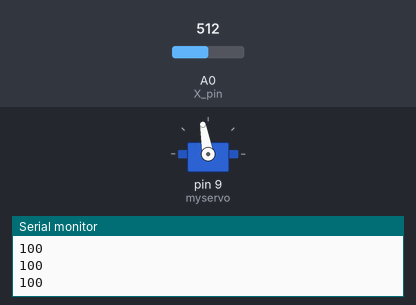
A sketch run on a simulated Arduino Uno, built with avr-gcc and run on an emulated ATmega328P. Parts: servo, the last lines printed to the serial monitor. The inputs (shaded band) are chosen by the test bench; at power-on: A0 (X_pin) = 512.

Above: at 1.2 s.
1.3 s: A0 (X_pin) set to 716
At 1.6 s:
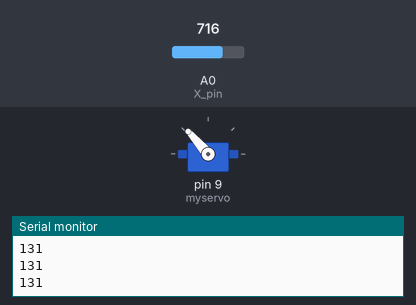
2.8 s: A0 (X_pin) set to 900
At 3.7 s:
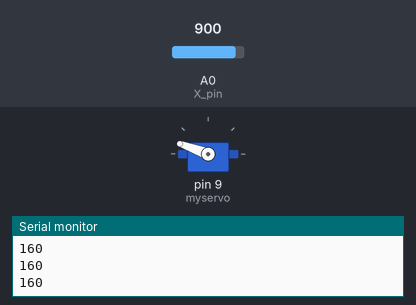
4.3 s: A0 (X_pin) set to 1023
At 5.3 s:
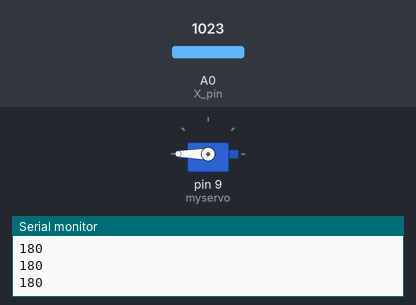
5.8 s: A0 (X_pin) set to 511
At 6.2 s:
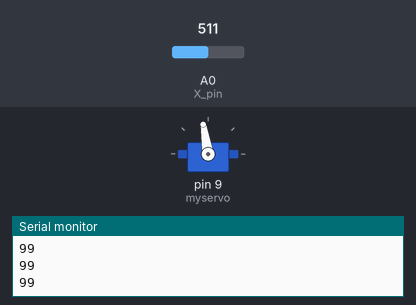
7.3 s: A0 (X_pin) set to 306
At 8.5 s:
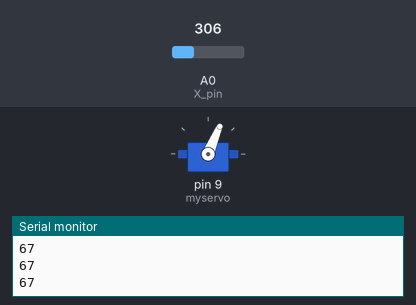
8.8 s: A0 (X_pin) set to 122
At 9.4 s:
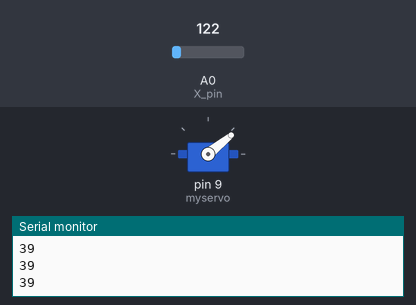
Timing chart, 0 to 11.3 s (numbered marks = the images above; inputs shaded):
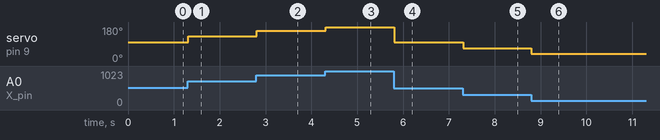

The sketch:

AnalogServoControl.ino
```cpp
//Analog Joystick Servo Example Code
//by Kreezy(KRosa) 1.12.2018

//Example Video can be found @ https://youtu.be/b58vSDy8nB8

#include <Servo.h>  // includes the Servo library

Servo myservo;  // create servo object to control a servo

const int X_pin = 0; // analog pin connected to X output

int val;  // variable to read the value from the analog pin


void setup() {

 myservo.attach(9);  // attaches the servo on pin 9 to the servo object

 Serial.begin(9600);  // starts serial comm for debugging @ 9600baud
}

void loop() {
  {
  val = analogRead(X_pin);             // reads the value of the analog sticks X Axis (value between 0 and 1023)
  val = map(val, 0, 1023, 20, 180);    // scale it to use it with the servo (value between 0 and 180)
  myservo.write(val);                  // sets the servo position according to the scaled value
  Serial.println(val);
  delay(15);                           // waits for the servo to get there
}

}
```

Measured:
- after the input at 1.3 s, servo on pin 9 (myservo): 100° → 131° at once
- after the input at 2.8 s, servo on pin 9 (myservo): 131° → 160° at once
- after the input at 4.3 s, servo on pin 9 (myservo): 160° → 180° at once
- after the input at 5.8 s, servo on pin 9 (myservo): 180° → 99° at once
- after the input at 7.3 s, servo on pin 9 (myservo): 99° → 67° at once
- after the input at 8.8 s, servo on pin 9 (myservo): 67° → 39° at once
